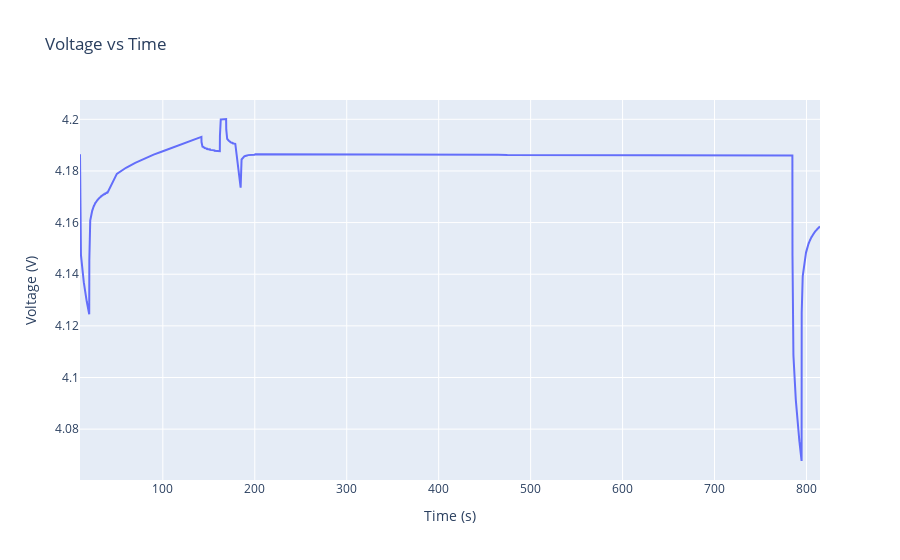

Notebook code cell kept with this figure:
### Code cell
# To see voltage vs time profile.
fig2 = go.Figure()
# Add a line trace for current vs. time
fig2.add_trace(go.Scatter(
    x=df["Time"].to_numpy(),
    y=df["Voltage"].to_numpy(),
    mode='lines',  # 'lines', 'markers', or 'lines+markers'
    name='Voltage vs Time'
))

# Customize layout
fig2.update_layout(
    title='Voltage vs Time',
    xaxis_title='Time (s)',
    yaxis_title='Voltage (V)',
    template='plotly'  # Use a Plotly template (optional)
)

# Show the plot
fig2.show()

### Figure 1 — Plotly figure (JSON) as saved in the notebook; plotly's stock layout.template omitted (floating-point values rounded to 4 significant figures; data arrays with more than 128 entries replaced by an {"elided": "..."} marker saying what was removed)
{"data": [{"mode": "lines", "name": "Voltage vs Time", "type": "scatter", "x": {"elided": "1187 float values"}, "y": {"elided": "1187 float values"}}], "layout": {"title": {"text": "Voltage vs Time"}, "xaxis": {"title": {"text": "Time (s)"}}, "yaxis": {"title": {"text": "Voltage (V)"}}}}
